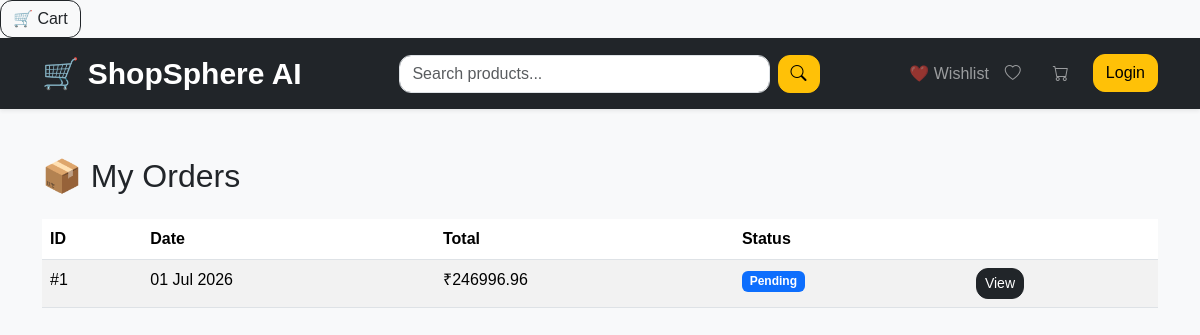
The page /orders/ (signed in) on the database as committed earlier.
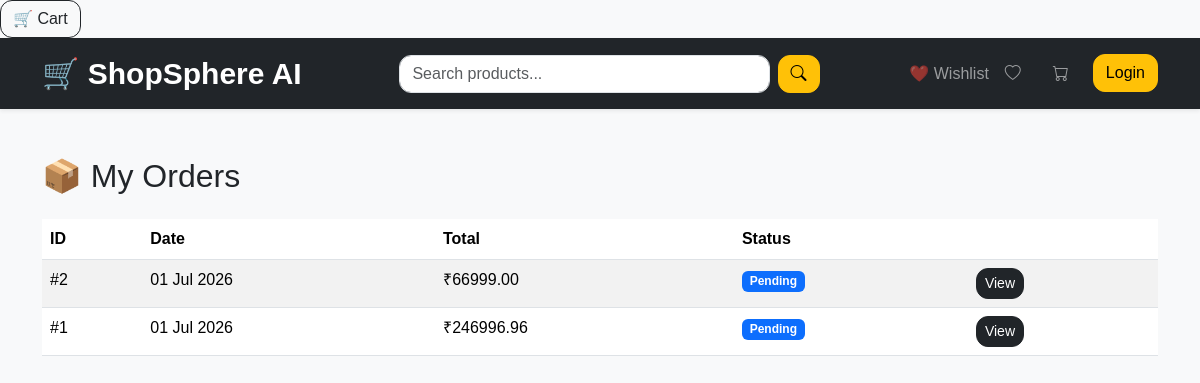
The same page on the database as committed later.
### orders/models.py (models this page shows, shortened)
class Order(models.Model):
    STATUS_CHOICES = [
        ("Pending", "Pending"),
        ("Processing", "Processing"),
        ("Shipped", "Shipped"),
        ("Delivered", "Delivered"),
    ]
    user = models.ForeignKey(
        User,
        on_delete=models.CASCADE
    )
    created_at = models.DateTimeField(auto_now_add=True)
    total = models.DecimalField(
        max_digits=10,
        decimal_places=2
    )
    status = models.CharField(
        max_length=20,
        choices=STATUS_CHOICES,
        default="Pending"
    )

### orders/views.py (the view)
class OrderListView(LoginRequiredMixin, ListView):
    model = Order
    template_name = "orders/order_list.html"
    context_object_name = "orders"
    def get_queryset(self):
        return Order.objects.filter(
            user=self.request.user
        ).order_by("-created_at")

### templates/orders/order_list.html
{% extends "base.html" %}
{% block content %}
<h2 class="mb-4">📦 My Orders</h2>
{% if orders %}
<table class="table table-striped">
<thead>
<tr>
<th>ID</th>
<th>Date</th>
<th>Total</th>
<th>Status</th>
<th></th>
</tr>
</thead>
<tbody>
{% for order in orders %}
<tr>
<td>#{{ order.id }}</td>
<td>{{ order.created_at|date:"d M Y" }}</td>
<td>₹{{ order.total }}</td>
<td>
<span class="badge bg-primary">
{{ order.status }}
</span>
</td>
<td>
<a
href="{% url 'order_detail' order.pk %}"
class="btn btn-dark btn-sm">
View
</a>
</td>
</tr>
{% endfor %}
</tbody>
</table>
{% else %}
<div class="alert alert-warning">
You haven't placed any orders yet.
</div>
{% endif %}
{% endblock %}

Rows that differ between the two databases and show on the page:
added Order: id "2", created_at "01 Jul 2026", total "66999.00", status "Pending"
